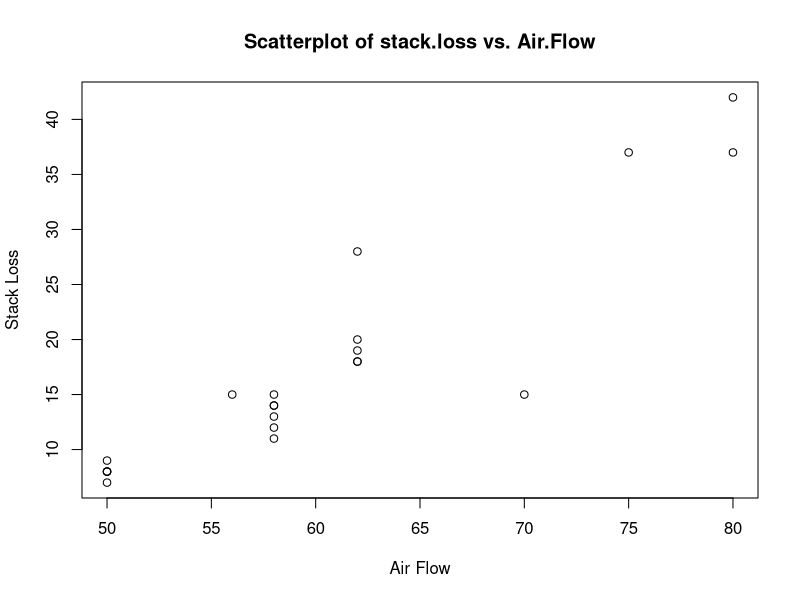

Here is the R script that generated this plot:
## ---- chunk 1
summary(stackloss)
## ---- chunk 2
str(stackloss)
## ---- chunk 3
plot(stack.loss ~ Air.Flow, data = stackloss, xlab = "Air Flow", ylab = "Stack Loss", main = "Scatterplot of stack.loss vs. Air.Flow")
